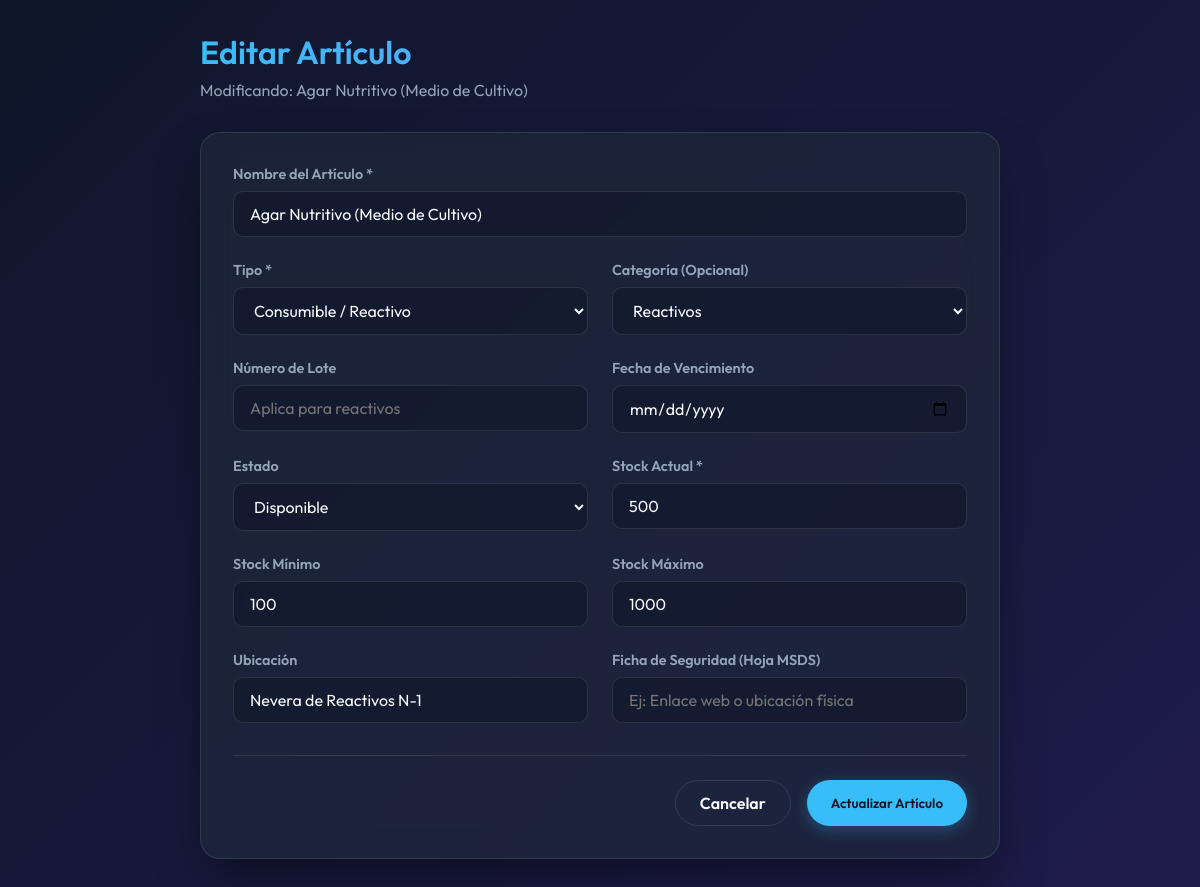
/inventario/editar?id=2 (signed in), run on the app's committed database.
### tables this page shows
CREATE TABLE inventario (
            id INTEGER PRIMARY KEY AUTOINCREMENT,
            nombre TEXT NOT NULL,
            categoria_id INTEGER,
            tipo TEXT NOT NULL CHECK(tipo IN ('Equipo', 'Consumible')),
            serial_codigo TEXT UNIQUE,
            numero_lote TEXT,
            fecha_vencimiento TEXT,
            stock_actual INTEGER DEFAULT 0,
            stock_minimo INTEGER DEFAULT 0,
            stock_maximo INTEGER DEFAULT 0,
            estado TEXT DEFAULT 'Disponible' CHECK(estado IN ('Disponible', 'Operativo con Observaciones', 'En Mantenimiento', 'Fuera de Servicio', 'Contaminado')),
            ubicacion TEXT,
            hoja_seguridad TEXT,
            FOREIGN KEY (categoria_id) REFERENCES categorias(id)
        );

CREATE TABLE categorias (
            id INTEGER PRIMARY KEY AUTOINCREMENT,
            nombre TEXT NOT NULL UNIQUE
        );

### src/Presentation/Controllers/InventarioController.php (called while the page is built, shortened)
<?php
class InventarioController {
    private InventarioRepositorySQLite $repository;
    public function __construct() {
        $db = DatabaseConnection::getInstance();
        $this->repository = new InventarioRepositorySQLite($db);
    }
    public function edit(): void {
        $id = isset($_GET['id']) ? (int)$_GET['id'] : 0;
        $inventario = $this->repository->findById($id);
        $db = DatabaseConnection::getInstance();
        $categorias = $db->query("SELECT * FROM categorias ORDER BY nombre ASC")->fetchAll(PDO::FETCH_ASSOC);
        require __DIR__ . '/../Views/inventario/editar.php';
    }
}

### src/Infrastructure/Persistence/InventarioRepositorySQLite.php (called while the page is built, shortened)
<?php
class InventarioRepositorySQLite implements InventarioRepository {
    private PDO $db;
    public function __construct(PDO $db) {
        $this->db = $db;
    }
    private function mapRowToEntity(array $row): Inventario {
        return new Inventario(
            $row['id'] ? (int)$row['id'] : null,
            $row['nombre'],
            $row['categoria_id'] ? (int)$row['categoria_id'] : null,
            $row['tipo'],
            $row['serial_codigo'] ?? null,
            $row['numero_lote'] ?? null,
            $row['fecha_vencimiento'] ?? null,
            (int)($row['stock_actual'] ?? 0),
            (int)($row['stock_minimo'] ?? 0),
            (int)($row['stock_maximo'] ?? 0),
            $row['estado'] ?? 'Disponible',
            $row['ubicacion'] ?? null,
            $row['hoja_seguridad'] ?? null
        );
    }
    public function findById(int $id): ?Inventario {
        $stmt = $this->db->prepare("SELECT * FROM inventario WHERE id = :id LIMIT 1");
        $stmt->execute(['id' => $id]);
        $row = $stmt->fetch(PDO::FETCH_ASSOC);
        return $this->mapRowToEntity($row);
    }
}

### src/Domain/Entities/Inventario.php (called while the page is built, shortened)
<?php
class Inventario {
    private string $nombre;
    private ?int $categoriaId;
    private string $tipo;
    private ?string $numeroLote;
    private ?string $fechaVencimiento;
    private int $stockActual;
    private int $stockMinimo;
    private int $stockMaximo;
    private string $estado;
    private ?string $ubicacion;
    private ?string $hojaSeguridad;
    public function __construct(
        ?int $id,
        string $nombre,
        ?int $categoriaId,
        string $tipo,
        ?string $serialCodigo,
        ?string $numeroLote,
        ?string $fechaVencimiento,
        int $stockActual,
        int $stockMinimo,
        int $stockMaximo,
        string $estado,
        ?string $ubicacion,
        ?string $hojaSeguridad
    ) {
        $this->nombre = $nombre;
        $this->categoriaId = $categoriaId;
        $this->tipo = $tipo;
        $this->numeroLote = $numeroLote;
        $this->fechaVencimiento = $fechaVencimiento;
        $this->stockActual = $stockActual;
        $this->stockMinimo = $stockMinimo;
        $this->stockMaximo = $stockMaximo;
        $this->estado = $estado;
        $this->ubicacion = $ubicacion;
        $this->hojaSeguridad = $hojaSeguridad;
    }
    public function getNombre(): string { return $this->nombre; }
    public function getCategoriaId(): ?int { return $this->categoriaId; }
    public function getTipo(): string { return $this->tipo; }
    public function getNumeroLote(): ?string { return $this->numeroLote; }
    public function getFechaVencimiento(): ?string { return $this->fechaVencimiento; }
    public function getStockActual(): int { return $this->stockActual; }
    public function getStockMinimo(): int { return $this->stockMinimo; }
    public function getStockMaximo(): int { return $this->stockMaximo; }
    public function getEstado(): string { return $this->estado; }
    public function getUbicacion(): ?string { return $this->ubicacion; }
    public function getHojaSeguridad(): ?string { return $this->hojaSeguridad; }
}

### src/Presentation/Views/inventario/editar.php (the view, shortened to what this page needs)
<!DOCTYPE html>
<html lang="es">
<head>
</head>
<body>
    <div class="container">
        <header>
            <h1>Editar Artículo</h1>
            <p style="color: var(--text-muted); margin-top: 0.5rem;">Modificando: <?= htmlspecialchars($inventario->getNombre()) ?></p>
        </header>
        <div class="glass-card">
            <form action="<?= BASE_URL ?>/inventario/editar" method="POST">
                <div class="form-grid">
                    <div class="form-group full-width">
                        <label for="nombre">Nombre del Artículo *</label>
                        <input type="text" id="nombre" name="nombre" value="<?= htmlspecialchars($inventario->getNombre()) ?>" required>
                    </div>
                    <div class="form-group">
                        <label for="tipo">Tipo *</label>
                        <select id="tipo" name="tipo" required>
                            <option value="Consumible" <?= $inventario->getTipo() === 'Consumible' ? 'selected' : '' ?>>Consumible / Reactivo</option>
                        </select>
                    </div>
                    <div class="form-group">
                        <label for="categoria_id">Categoría (Opcional)</label>
                        <select id="categoria_id" name="categoria_id">
                            <?php foreach ($categorias as $cat): ?>
                                <option value="<?= $cat['id'] ?>" <?= $inventario->getCategoriaId() == $cat['id'] ? 'selected' : '' ?>>
                                    <?= htmlspecialchars($cat['nombre']) ?>
                                </option>
                            <?php endforeach; ?>
                        </select>
                    </div>
                    <div class="form-group">
                        <label for="numero_lote">Número de Lote</label>
                        <input type="text" id="numero_lote" name="numero_lote" value="<?= htmlspecialchars($inventario->getNumeroLote() ?? '') ?>" placeholder="Aplica para reactivos">
                    </div>
                    <div class="form-group">
                        <label for="fecha_vencimiento">Fecha de Vencimiento</label>
                        <input type="date" id="fecha_vencimiento" name="fecha_vencimiento" value="<?= htmlspecialchars($inventario->getFechaVencimiento() ?? '') ?>">
                    </div>
                    <div class="form-group">
                        <label for="estado">Estado</label>
                        <select id="estado" name="estado">
                            <?php
                            $estados = ['Disponible', 'Operativo con Observaciones', 'En Mantenimiento', 'Fuera de Servicio', 'Contaminado'];
                            foreach($estados as $e):
                            ?>
                                <option value="<?= $e ?>" <?= $inventario->getEstado() === $e ? 'selected' : '' ?>><?= $e ?></option>
                            <?php endforeach; ?>
                        </select>
                    </div>
                    <div class="form-group">
                        <label for="stock_actual">Stock Actual *</label>
                        <input type="number" id="stock_actual" name="stock_actual" value="<?= htmlspecialchars($inventario->getStockActual()) ?>" min="0" required>
                    </div>
                    <div class="form-group">
                        <label for="stock_minimo">Stock Mínimo</label>
                        <input type="number" id="stock_minimo" name="stock_minimo" value="<?= htmlspecialchars($inventario->getStockMinimo()) ?>" min="0">
                    </div>
                    <div class="form-group">
                        <label for="stock_maximo">Stock Máximo</label>
                        <input type="number" id="stock_maximo" name="stock_maximo" value="<?= htmlspecialchars($inventario->getStockMaximo()) ?>" min="0">
                    </div>
                    <div class="form-group">
                        <label for="ubicacion">Ubicación</label>
                        <input type="text" id="ubicacion" name="ubicacion" value="<?= htmlspecialchars($inventario->getUbicacion() ?? '') ?>" placeholder="Ej: Estante A, Fila 3">
                    </div>
                    <div class="form-group">
                        <label for="hoja_seguridad">Ficha de Seguridad (Hoja MSDS)</label>
                        <input type="text" id="hoja_seguridad" name="hoja_seguridad" value="<?= htmlspecialchars($inventario->getHojaSeguridad() ?? '') ?>" placeholder="Ej: Enlace web o ubicación física">
                    </div>
                </div>
                <div class="actions">
                    <a href="<?= BASE_URL ?>/inventario" class="btn btn-outline">Cancelar</a>
                    <button type="submit" class="btn btn-primary">Actualizar Artículo</button>
                </div>
            </form>
        </div>
    </div>
</body>
</html>

### src/Presentation/Views/inventario/editar.php (style rules this page uses)
:root { --bg-color: #0f172a; --glass-bg: rgba(30, 41, 59, 0.7); --glass-border: rgba(255, 255, 255, 0.1); --primary: #38bdf8; --primary-hover: #0ea5e9; --text-main: #f8fafc; --text-muted: #94a3b8; --input-bg: rgba(15, 23, 42, 0.6); }
body { margin: 0; padding: 0; font-family: 'Outfit', sans-serif; background: linear-gradient(135deg, var(--bg-color), #1e1b4b); color: var(--text-main); min-height: 100vh; }
.container { max-width: 800px; margin: 0 auto; padding: 2rem; }
header { margin-bottom: 2rem; }
h1 { margin: 0; font-weight: 600; font-size: 2rem; background: -webkit-linear-gradient(45deg, #38bdf8, #818cf8); -webkit-background-clip: text; -webkit-text-fill-color: transparent; }
.glass-card { background: var(--glass-bg); backdrop-filter: blur(16px); -webkit-backdrop-filter: blur(16px); border: 1px solid var(--glass-border); border-radius: 20px; padding: 2rem; box-shadow: 0 25px 50px -12px rgba(0, 0, 0, 0.5); }
.form-grid { display: grid; grid-template-columns: 1fr 1fr; gap: 1.5rem; }
.form-group { display: flex; flex-direction: column; gap: 0.5rem; }
.form-group.full-width { grid-column: 1 / -1; }
label { font-size: 0.9rem; color: var(--text-muted); font-weight: 600; }
input, select { background: var(--input-bg); border: 1px solid var(--glass-border); color: var(--text-main); padding: 0.75rem 1rem; border-radius: 10px; font-family: inherit; font-size: 1rem; transition: all 0.3s ease; }
select option { background: var(--bg-color); color: var(--text-main); }
.btn { display: inline-block; padding: 0.75rem 1.5rem; border-radius: 9999px; text-decoration: none; font-weight: 600; transition: all 0.3s ease; cursor: pointer; border: none; font-family: inherit; text-align: center; }
.btn-primary { background: var(--primary); color: #0f172a; box-shadow: 0 4px 15px rgba(56, 189, 248, 0.3); }
.btn-outline { background: transparent; border: 1px solid var(--glass-border); color: var(--text-main); }
.actions { display: flex; justify-content: flex-end; gap: 1rem; margin-top: 2rem; padding-top: 1.5rem; border-top: 1px solid var(--glass-border); }

### data on the page
inventario: nombre "Agar Nutritivo (Medio de Cultivo)", tipo "Consumible / Reactivo", categoria_id "Reactivos", estado "Disponible", stock_actual "500", stock_minimo "100", stock_maximo "1000", ubicacion "Nevera de Reactivos N-1"
